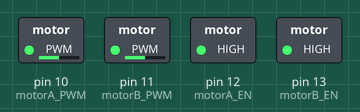
Bench run of a sketch on a simulated Arduino Uno, built with avr-gcc and run on an emulated ATmega328P. Shown: switched loads named in the sketch (green lamp = pin HIGH).

Above: at 0.1 s.
Timing chart, 0 to 1.6 s (numbered marks = the images above):
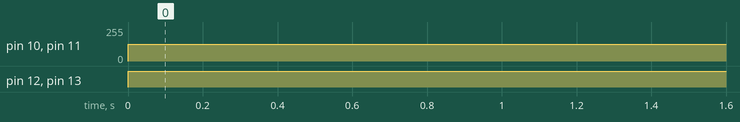

Measured:
- by itself, pin 10 (motorA_PWM), pin 11 (motorB_PWM): 0/255 → 127/255 at 0.00 s
- by itself, pin 12 (motorA_EN), pin 13 (motorB_EN): LOW → HIGH at 0.00 s

The sketch:

testando_motores.ino
```cpp
// Movimentos iniciais! Testando os motores - Frente...
int motorA_PWM = 10; //Controle de velocidade do motor A (Esquerdo)
int motorB_PWM = 11; //Controle de velocidade do motor B (Direito)

int motorA_EN = 12; //Controle de direção do motor A (Esquerdo)
int motorB_EN = 13; //Controle de direção do motor B (Direito)

int velocidade = 127; //Velocidade de rotação do motor de 0 (velocidade mínima) a 255(velocidade máxima)

void setup() {
    //Configura pinos de saída (OUTPUT)
    pinMode(motorA_PWM, OUTPUT);
    pinMode(motorA_EN, OUTPUT);
    pinMode(motorB_PWM, OUTPUT);
    pinMode(motorB_EN, OUTPUT);
}
void loop() {
    digitalWrite(motorA_EN, HIGH); //Motor Esquerdo - HIGH = Frente - LOW = Ré
    digitalWrite(motorB_EN, HIGH); //Motor Direito - HIGH = Frente - LOW = Ré
    analogWrite(motorA_PWM, velocidade); //PWM do motor esquerdo
    analogWrite(motorB_PWM, velocidade); //PWM do motor direito
}
```

segue_linha_v1.c
```cpp
#include <avr/io.h>
#include <stdint.h>

/* ---------- Definicoes de pinos (registradores do ATmega328) ---------- */
#define SENSOR_ESQ_PIN   PD5
#define SENSOR_CEN_PIN   PD6
#define SENSOR_DIR_PIN   PD7

#define MOTOR_A_EN_PIN   PB4   /* direcao motor A (esquerdo) */
#define MOTOR_B_EN_PIN   PB5   /* direcao motor B (direito)  */

/* ---------- Parametros de velocidade (PWM 0-255) ---------- */
/* Ajuste estes valores durante os testes de pista */
static uint8_t VELOC_RETA        = 210;
static uint8_t VELOC_CURVA_LEVE  = 150;
static uint8_t VELOC_CURVA_FORTE = 90;
static uint8_t VELOC_PIVOT       = 60;
static uint8_t VELOC_BUSCA       = 120;

/* Rampa de suavizacao de PWM (evita picos de corrente / trepidacao) */
#define RAMPA_MAX 25

static uint8_t pwmAtualA = 0;
static uint8_t pwmAtualB = 0;
static int8_t  ultimoLado = 0; /* -1 = esquerda, 0 = centro, 1 = direita */

/* ---------- Inicializacao dos pinos digitais dos sensores ---------- */
static void sensores_init(void) {
    /* PD5, PD6, PD7 como entrada */
    DDRD &= (uint8_t)~((1 << SENSOR_ESQ_PIN) | (1 << SENSOR_CEN_PIN) | (1 << SENSOR_DIR_PIN));
}

/* ---------- Inicializacao dos pinos de direcao dos motores (EN) ---------- */
static void motores_dir_init(void) {
    DDRB |= (1 << MOTOR_A_EN_PIN) | (1 << MOTOR_B_EN_PIN);
    /* Motores sempre "para frente": a curva e feita variando o PWM
       relativo entre os dois motores (skid steering), nunca invertendo
       o sentido - isso evita a freada brusca de inverter+zerar juntos. */
    PORTB |= (1 << MOTOR_A_EN_PIN) | (1 << MOTOR_B_EN_PIN);
}

/* ---------- Inicializacao do PWM (Timer1 -> pino 10 / OC1B, PB2) ---------- */
static void pwm_motorA_init(void) {
    DDRB |= (1 << PB2);
    /* Fast PWM 8 bits, non-inverting, prescaler = 64 */
    TCCR1A = (1 << COM1B1) | (1 << WGM10) | (1 << WGM11) & 0; /* configurado abaixo */
    TCCR1A = (1 << COM1B1) | (1 << WGM10);
    TCCR1B = (1 << WGM12) | (1 << CS11) | (1 << CS10); /* prescaler 64, modo Fast PWM 8-bit (WGM12+WGM10) */
    OCR1B = 0;
}

/* ---------- Inicializacao do PWM (Timer2 -> pino 11 / OC2A, PB3) ---------- */
static void pwm_motorB_init(void) {
    DDRB |= (1 << PB3);
    /* Fast PWM 8 bits, non-inverting, prescaler = 64 */
    TCCR2A = (1 << COM2A1) | (1 << WGM21) | (1 << WGM20);
    TCCR2B = (1 << CS22); /* prescaler 64 */
    OCR2A = 0;
}

static inline void pwm_motorA_set(uint8_t valor) { OCR1B = valor; }
static inline void pwm_motorB_set(uint8_t valor) { OCR2A = valor; }

/* ---------- Leitura digital dos sensores ---------- */
static inline uint8_t ler_sensor_esq(void) { return (PIND & (1 << SENSOR_ESQ_PIN)) ? 1 : 0; }
static inline uint8_t ler_sensor_cen(void) { return (PIND & (1 << SENSOR_CEN_PIN)) ? 1 : 0; }
static inline uint8_t ler_sensor_dir(void) { return (PIND & (1 << SENSOR_DIR_PIN)) ? 1 : 0; }

/* ---------- Rampa de suavizacao de PWM ---------- */
static uint8_t aplicar_rampa(uint8_t atual, uint8_t alvo) {
    if (alvo > atual) {
        uint16_t novo = (uint16_t)atual + RAMPA_MAX;
        return (novo > alvo) ? alvo : (uint8_t)novo;
    } else if (alvo < atual) {
        int16_t novo = (int16_t)atual - RAMPA_MAX;
        return (novo < alvo) ? alvo : (uint8_t)novo;
    }
    return atual;
}

int main(void) {
    sensores_init();
    motores_dir_init();
    pwm_motorA_init();
    pwm_motorB_init();

    for (;;) {
        uint8_t esq = ler_sensor_esq();
        uint8_t cen = ler_sensor_cen();
        uint8_t dir = ler_sensor_dir();

        uint8_t pwmA, pwmB;

        if (cen && !esq && !dir) {
            /* Linha centralizada -> reta, velocidade maxima */
            pwmA = VELOC_RETA;
            pwmB = VELOC_RETA;
            ultimoLado = 0;
        }
        else if (dir && !cen && !esq) {
            /* Curva forte para a direita */
            pwmA = VELOC_CURVA_FORTE;
            pwmB = VELOC_PIVOT;
            ultimoLado = 1;
        }
        else if (esq && !cen && !dir) {
            /* Curva forte para a esquerda */
            pwmA = VELOC_PIVOT;
            pwmB = VELOC_CURVA_FORTE;
            ultimoLado = -1;
        }
        else if (cen && dir && !esq) {
            /* Transicao leve para a direita */
            pwmA = VELOC_RETA;
            pwmB = VELOC_CURVA_LEVE;
            ultimoLado = 1;
        }
        else if (cen && esq && !dir) {
            /* Transicao leve para a esquerda */
            pwmA = VELOC_CURVA_LEVE;
            pwmB = VELOC_RETA;
            ultimoLado = -1;
        }
        else if (esq && cen && dir) {
            /* Cruzamento: atravessa em linha reta */
            pwmA = VELOC_RETA;
            pwmB = VELOC_RETA;
        }
        else {
            /* Linha perdida: busca para o ultimo lado detectado */
            if (ultimoLado >= 0) {
                pwmA = VELOC_BUSCA;
                pwmB = 0;
            } else {
                pwmA = 0;
                pwmB = VELOC_BUSCA;
            }
        }

        pwmAtualA = aplicar_rampa(pwmAtualA, pwmA);
        pwmAtualB = aplicar_rampa(pwmAtualB, pwmB);

        pwm_motorA_set(pwmAtualA);
        pwm_motorB_set(pwmAtualB);
    }

    return 0;
}
```
